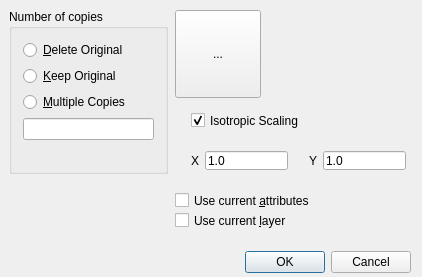
<?xml version="1.0" encoding="UTF-8"?>
<ui version="4.0">
 <class>QG_DlgScale</class>
 <widget class="QDialog" name="QG_DlgScale">
  <property name="geometry">
   <rect>
    <x>0</x>
    <y>0</y>
    <width>422</width>
    <height>277</height>
   </rect>
  </property>
  <property name="sizePolicy">
   <sizepolicy hsizetype="Minimum" vsizetype="Minimum">
    <horstretch>0</horstretch>
    <verstretch>0</verstretch>
   </sizepolicy>
  </property>
  <property name="minimumSize">
   <size>
    <width>300</width>
    <height>190</height>
   </size>
  </property>
  <property name="windowTitle">
   <string>Scaling Options</string>
  </property>
  <widget class="QGroupBox" name="bgNumber">
   <property name="geometry">
    <rect>
     <x>9</x>
     <y>9</y>
     <width>159</width>
     <height>165</height>
    </rect>
   </property>
   <property name="title">
    <string>Number of copies</string>
   </property>
   <layout class="QVBoxLayout">
    <item>
     <widget class="QRadioButton" name="rbMove">
      <property name="sizePolicy">
       <sizepolicy hsizetype="Minimum" vsizetype="Preferred">
        <horstretch>0</horstretch>
        <verstretch>0</verstretch>
       </sizepolicy>
      </property>
      <property name="minimumSize">
       <size>
        <width>0</width>
        <height>18</height>
       </size>
      </property>
      <property name="text">
       <string>&amp;Delete Original</string>
      </property>
     </widget>
    </item>
    <item>
     <widget class="QRadioButton" name="rbCopy">
      <property name="sizePolicy">
       <sizepolicy hsizetype="Minimum" vsizetype="Preferred">
        <horstretch>0</horstretch>
        <verstretch>0</verstretch>
       </sizepolicy>
      </property>
      <property name="minimumSize">
       <size>
        <width>0</width>
        <height>18</height>
       </size>
      </property>
      <property name="text">
       <string>&amp;Keep Original</string>
      </property>
     </widget>
    </item>
    <item>
     <widget class="QRadioButton" name="rbMultiCopy">
      <property name="sizePolicy">
       <sizepolicy hsizetype="Minimum" vsizetype="Preferred">
        <horstretch>0</horstretch>
        <verstretch>0</verstretch>
       </sizepolicy>
      </property>
      <property name="minimumSize">
       <size>
        <width>0</width>
        <height>18</height>
       </size>
      </property>
      <property name="text">
       <string>&amp;Multiple Copies</string>
      </property>
     </widget>
    </item>
    <item>
     <widget class="QLineEdit" name="leNumber"/>
    </item>
    <item>
     <spacer name="spacer7">
      <property name="orientation">
       <enum>Qt::Vertical</enum>
      </property>
      <property name="sizeType">
       <enum>QSizePolicy::Expanding</enum>
      </property>
      <property name="sizeHint" stdset="0">
       <size>
        <width>20</width>
        <height>16</height>
       </size>
      </property>
     </spacer>
    </item>
   </layout>
  </widget>
  <widget class="QToolButton" name="toolButton">
   <property name="geometry">
    <rect>
     <x>175</x>
     <y>10</y>
     <width>86</width>
     <height>88</height>
    </rect>
   </property>
   <property name="text">
    <string>...</string>
   </property>
   <property name="icon">
    <iconset resource="../../../res/extui/extui.qrc">
     <normaloff>:/extui/dlgmodifyscale.png</normaloff>:/extui/dlgmodifyscale.png</iconset>
   </property>
   <property name="iconSize">
    <size>
     <width>80</width>
     <height>80</height>
    </size>
   </property>
  </widget>
  <widget class="QWidget" name="layoutWidget_1">
   <property name="geometry">
    <rect>
     <x>180</x>
     <y>100</y>
     <width>237</width>
     <height>41</height>
    </rect>
   </property>
   <layout class="QHBoxLayout">
    <item>
     <widget class="QCheckBox" name="cbIsotropic">
      <property name="toolTip">
       <string>Scale by the same factor at both x- and y- directions</string>
      </property>
      <property name="text">
       <string>Isotropic Scaling</string>
      </property>
      <property name="checked">
       <bool>true</bool>
      </property>
     </widget>
    </item>
   </layout>
  </widget>
  <widget class="QCheckBox" name="cbCurrentLayer">
   <property name="geometry">
    <rect>
     <x>175</x>
     <y>210</y>
     <width>146</width>
     <height>21</height>
    </rect>
   </property>
   <property name="text">
    <string>Use current &amp;layer</string>
   </property>
  </widget>
  <widget class="QCheckBox" name="cbCurrentAttributes">
   <property name="geometry">
    <rect>
     <x>175</x>
     <y>190</y>
     <width>179</width>
     <height>21</height>
    </rect>
   </property>
   <property name="text">
    <string>Use current &amp;attributes</string>
   </property>
  </widget>
  <widget class="QWidget" name="layoutWidget_2">
   <property name="geometry">
    <rect>
     <x>180</x>
     <y>140</y>
     <width>237</width>
     <height>41</height>
    </rect>
   </property>
   <layout class="QHBoxLayout" name="_2">
    <item>
     <widget class="QLabel" name="lFactor">
      <property name="text">
       <string>X</string>
      </property>
      <property name="wordWrap">
       <bool>false</bool>
      </property>
     </widget>
    </item>
    <item>
     <widget class="QLineEdit" name="leFactorX">
      <property name="text">
       <string notr="true">1.0</string>
      </property>
     </widget>
    </item>
    <item>
     <spacer name="horizontalSpacer">
      <property name="orientation">
       <enum>Qt::Horizontal</enum>
      </property>
      <property name="sizeHint" stdset="0">
       <size>
        <width>40</width>
        <height>20</height>
       </size>
      </property>
     </spacer>
    </item>
    <item>
     <widget class="QLabel" name="lFactor_2">
      <property name="text">
       <string>Y</string>
      </property>
      <property name="wordWrap">
       <bool>false</bool>
      </property>
     </widget>
    </item>
    <item>
     <widget class="QLineEdit" name="leFactorY">
      <property name="text">
       <string notr="true">1.0</string>
      </property>
      <property name="readOnly">
       <bool>true</bool>
      </property>
     </widget>
    </item>
   </layout>
  </widget>
  <widget class="QDialogButtonBox" name="buttonBox">
   <property name="geometry">
    <rect>
     <x>10</x>
     <y>250</y>
     <width>401</width>
     <height>25</height>
    </rect>
   </property>
   <property name="standardButtons">
    <set>QDialogButtonBox::Cancel|QDialogButtonBox::Ok</set>
   </property>
  </widget>
 </widget>
 <layoutdefault spacing="6" margin="11"/>
 <resources>
  <include location="../../../res/extui/extui.qrc"/>
 </resources>
 <connections>
  <connection>
   <sender>rbMove</sender>
   <signal>toggled(bool)</signal>
   <receiver>leNumber</receiver>
   <slot>setDisabled(bool)</slot>
   <hints>
    <hint type="sourcelabel">
     <x>20</x>
     <y>20</y>
    </hint>
    <hint type="destinationlabel">
     <x>20</x>
     <y>20</y>
    </hint>
   </hints>
  </connection>
  <connection>
   <sender>rbCopy</sender>
   <signal>toggled(bool)</signal>
   <receiver>leNumber</receiver>
   <slot>setDisabled(bool)</slot>
   <hints>
    <hint type="sourcelabel">
     <x>20</x>
     <y>20</y>
    </hint>
    <hint type="destinationlabel">
     <x>20</x>
     <y>20</y>
    </hint>
   </hints>
  </connection>
  <connection>
   <sender>rbMultiCopy</sender>
   <signal>toggled(bool)</signal>
   <receiver>leNumber</receiver>
   <slot>setEnabled(bool)</slot>
   <hints>
    <hint type="sourcelabel">
     <x>20</x>
     <y>20</y>
    </hint>
    <hint type="destinationlabel">
     <x>20</x>
     <y>20</y>
    </hint>
   </hints>
  </connection>
  <connection>
   <sender>buttonBox</sender>
   <signal>accepted()</signal>
   <receiver>QG_DlgScale</receiver>
   <slot>accept()</slot>
   <hints>
    <hint type="sourcelabel">
     <x>89</x>
     <y>262</y>
    </hint>
    <hint type="destinationlabel">
     <x>20</x>
     <y>20</y>
    </hint>
   </hints>
  </connection>
  <connection>
   <sender>buttonBox</sender>
   <signal>rejected()</signal>
   <receiver>QG_DlgScale</receiver>
   <slot>reject()</slot>
   <hints>
    <hint type="sourcelabel">
     <x>89</x>
     <y>262</y>
    </hint>
    <hint type="destinationlabel">
     <x>20</x>
     <y>20</y>
    </hint>
   </hints>
  </connection>
 </connections>
</ui>
